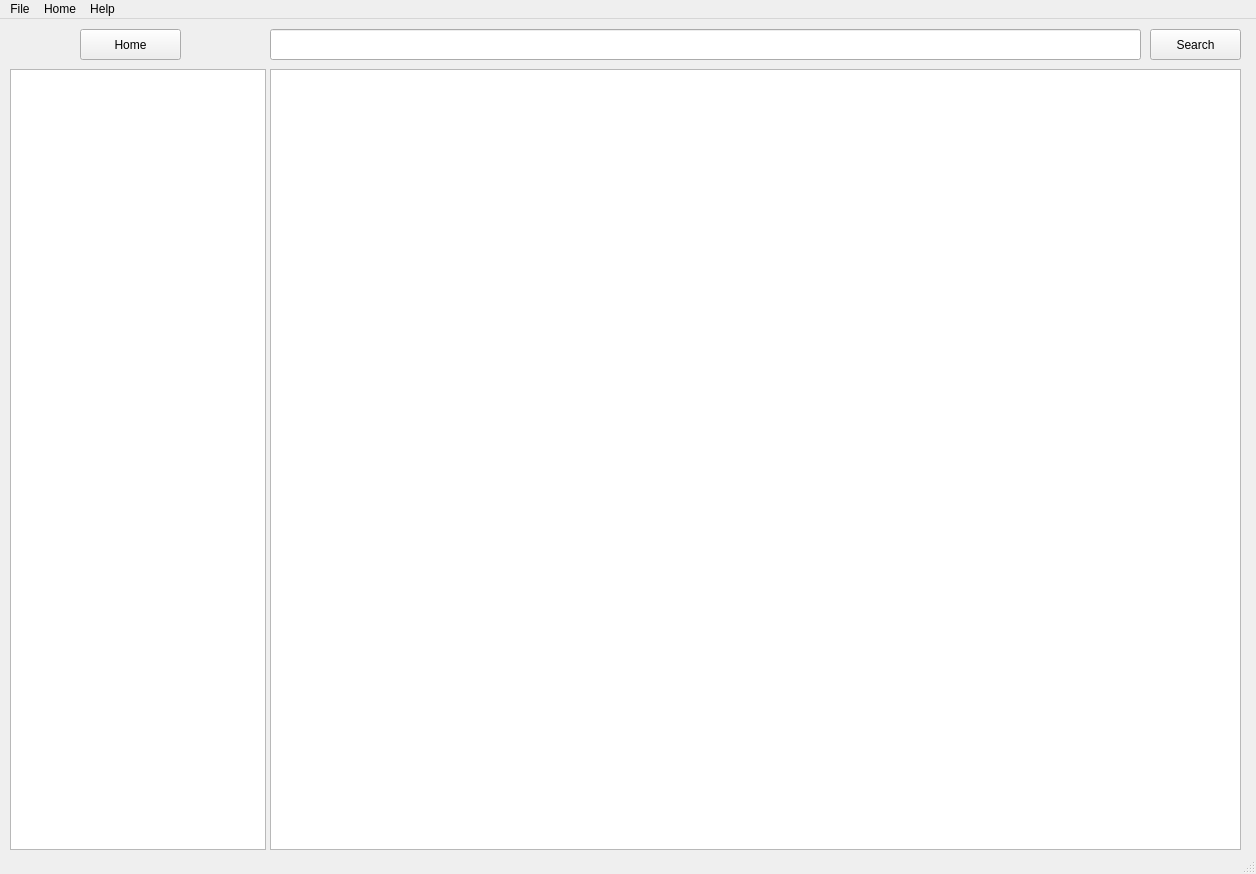
<?xml version="1.0" encoding="UTF-8"?>
<ui version="4.0">
 <class>MainWindow</class>
 <widget class="QMainWindow" name="MainWindow">
  <property name="geometry">
   <rect>
    <x>0</x>
    <y>0</y>
    <width>1256</width>
    <height>874</height>
   </rect>
  </property>
  <property name="windowTitle">
   <string>PyFileExplorer</string>
  </property>
  <property name="windowIcon">
   <iconset>
    <normaloff>../icons/folder.png</normaloff>../icons/folder.png</iconset>
  </property>
  <widget class="QWidget" name="centralwidget">
   <widget class="QTreeView" name="FilesTreeView">
    <property name="geometry">
     <rect>
      <x>10</x>
      <y>50</y>
      <width>256</width>
      <height>781</height>
     </rect>
    </property>
   </widget>
   <widget class="QLineEdit" name="SearchFileWidget">
    <property name="geometry">
     <rect>
      <x>270</x>
      <y>10</y>
      <width>871</width>
      <height>31</height>
     </rect>
    </property>
    <property name="text">
     <string/>
    </property>
   </widget>
   <widget class="QPushButton" name="SearchButton">
    <property name="geometry">
     <rect>
      <x>1150</x>
      <y>10</y>
      <width>91</width>
      <height>31</height>
     </rect>
    </property>
    <property name="text">
     <string>Search</string>
    </property>
   </widget>
   <widget class="QListView" name="FileViewWidget">
    <property name="geometry">
     <rect>
      <x>270</x>
      <y>50</y>
      <width>971</width>
      <height>781</height>
     </rect>
    </property>
    <property name="autoFillBackground">
     <bool>false</bool>
    </property>
   </widget>
   <widget class="QPushButton" name="HomeButton">
    <property name="geometry">
     <rect>
      <x>80</x>
      <y>10</y>
      <width>101</width>
      <height>31</height>
     </rect>
    </property>
    <property name="text">
     <string>Home</string>
    </property>
   </widget>
  </widget>
  <widget class="QMenuBar" name="menubar">
   <property name="geometry">
    <rect>
     <x>0</x>
     <y>0</y>
     <width>1256</width>
     <height>21</height>
    </rect>
   </property>
   <property name="defaultUp">
    <bool>false</bool>
   </property>
   <property name="nativeMenuBar">
    <bool>true</bool>
   </property>
   <widget class="QMenu" name="menuFile">
    <property name="title">
     <string>File</string>
    </property>
   </widget>
   <widget class="QMenu" name="menuHelp">
    <property name="title">
     <string>Help</string>
    </property>
   </widget>
   <widget class="QMenu" name="menuHome">
    <property name="title">
     <string>Home</string>
    </property>
   </widget>
   <addaction name="menuFile"/>
   <addaction name="menuHome"/>
   <addaction name="menuHelp"/>
  </widget>
  <widget class="QStatusBar" name="statusbar"/>
  <action name="CrearArchivoPlano">
   <property name="text">
    <string>Crear Archivo Plano</string>
   </property>
  </action>
 </widget>
 <resources/>
 <connections/>
</ui>
